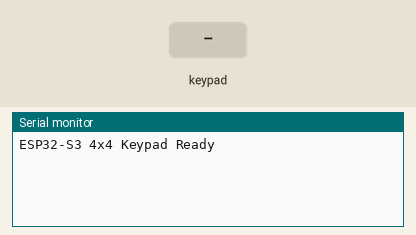
Bench run of a sketch on a simulated ESP32-S3. Parts: the last lines printed to the serial monitor. The inputs (shaded band) are chosen by the test bench.

Above: at 1.2 s.
1.3 s: key '1' pressed
At 2.5 s:
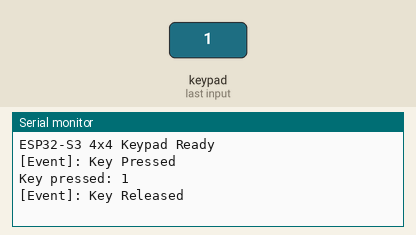
2.8 s: keypad keys 1 5 1 6 1 7 1 8 # pressed 0.4 s apart
At 2.95 s:
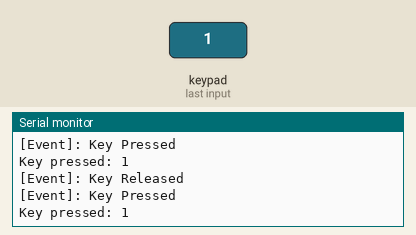
7.9 s: key 'A' pressed
At 8.05 s:
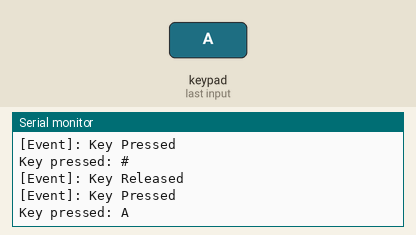
9.4 s: keypad keys 1 5 1 6 1 7 1 8 * pressed 0.4 s apart
At 12.75 s:
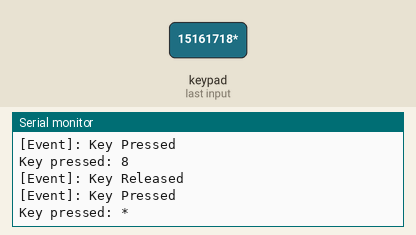
14.5 s: key 'B' pressed
At 14.64 s:
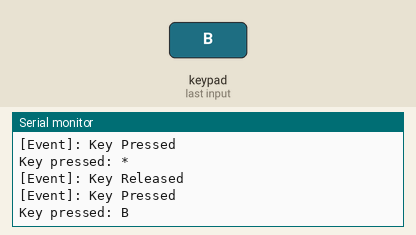
16.0 s: keypad keys 1 5 1 6 1 7 1 8 D pressed 0.4 s apart
At 19.34 s:
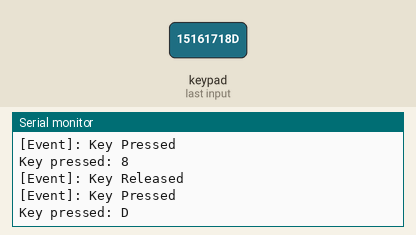
Timing chart, 0 to 20.8 s (numbered marks = the images above; inputs shaded):
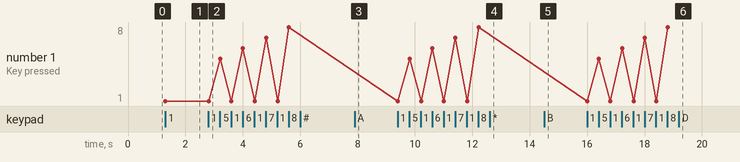

Measured:
- after the input at 1.3 s, the serial monitor: prints a new line at once (image 1)
- after the input at 7.9 s, the serial monitor: prints a new line at once (image 3)
- after the input at 9.4 s, the serial monitor: prints a new line at once (image 4)
- after the input at 14.5 s, the serial monitor: prints a new line at once (image 5)
- after the input at 16.0 s, the serial monitor: prints a new line at once (image 6)
- plotted number 1: 1 → 8 after the input at 2.8 s

The sketch:

10_Keypad_4x4.ino
```cpp
#include <Keypad.h>

#define KEYPAD_EVENT

// Keypad dimensions
const byte ROWS = 4;
const byte COLS = 4;

// Key layout
char keys[ROWS][COLS] = {
  {'1', '2', '3', 'A'},
  {'4', '5', '6', 'B'},
  {'7', '8', '9', 'C'},
  {'*', '0', '#', 'D'}
};

// ESP32-S3 GPIO assignments
byte rowPins[ROWS] = {15, 16, 17, 18};
byte colPins[COLS] = {19, 20, 21, 47};

// Create keypad object
Keypad keypad = Keypad(
  makeKeymap(keys),
  rowPins,
  colPins,
  ROWS,
  COLS
);

#ifdef KEYPAD_EVENT
void keypadEvent(KeypadEvent key) {

    switch (keypad.getState()) {

        case PRESSED:
            Serial.println("[Event]: Key Pressed");
            break;

        case HOLD:
            Serial.println("[Event]: Key Holding");
            break;

        case RELEASED:
            Serial.println("[Event]: Key Released");
            break;
    }
}
#endif

void setup() {
  Serial.begin(115200);

  keypad.setDebounceTime(20);
  keypad.setHoldTime(1000);

#ifdef KEYPAD_EVENT
    keypad.addEventListener(keypadEvent);
#endif

  Serial.println("ESP32-S3 4x4 Keypad Ready");
}

void loop() {

  // Read keypad
  char key = keypad.getKey();

  // Detect a new keypress
  if (key != NO_KEY) {
    Serial.print("Key pressed: ");
    Serial.println(key);
  }
}
```
